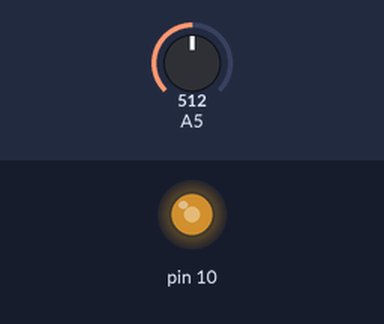
Bench run of a sketch on a simulated Arduino Uno, built with avr-gcc and run on an emulated ATmega328P. Shown: output pins drawn as LEDs (lit = HIGH). Inputs (shaded band) come from the test bench; at power-on: A5 = 512. What the sketch prints to the serial monitor is not drawn.

Above: at 1.2 s.
1.3 s: A5 set to 0
2.8 s: A5 set to 390
5.1 s: A5 set to 415
Timing chart, 0 to 14.1 s (numbered marks = the images above; inputs shaded):
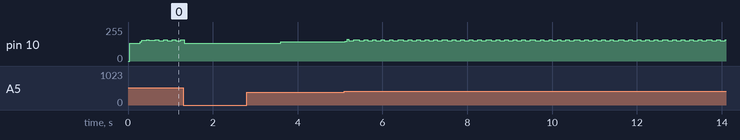

Measured:
- after the input at 2.8 s, pin 10: 133/255 → 143/255 after 0.81 s

The sketch:

_2_digit_7_segment_counter.ino
```cpp
float k,rrr,yyy;


void setup() {
  Serial.begin(9600);
 pinMode(10, OUTPUT);
pinMode(5, INPUT);
}

void loop() {

for(k=0;k<=255;k++)
{

 analogWrite(10,k);

}

 rrr = analogRead(5);
 yyy = map(rrr,0,1023,0,255);
    Serial.println(yyy);


}
```
